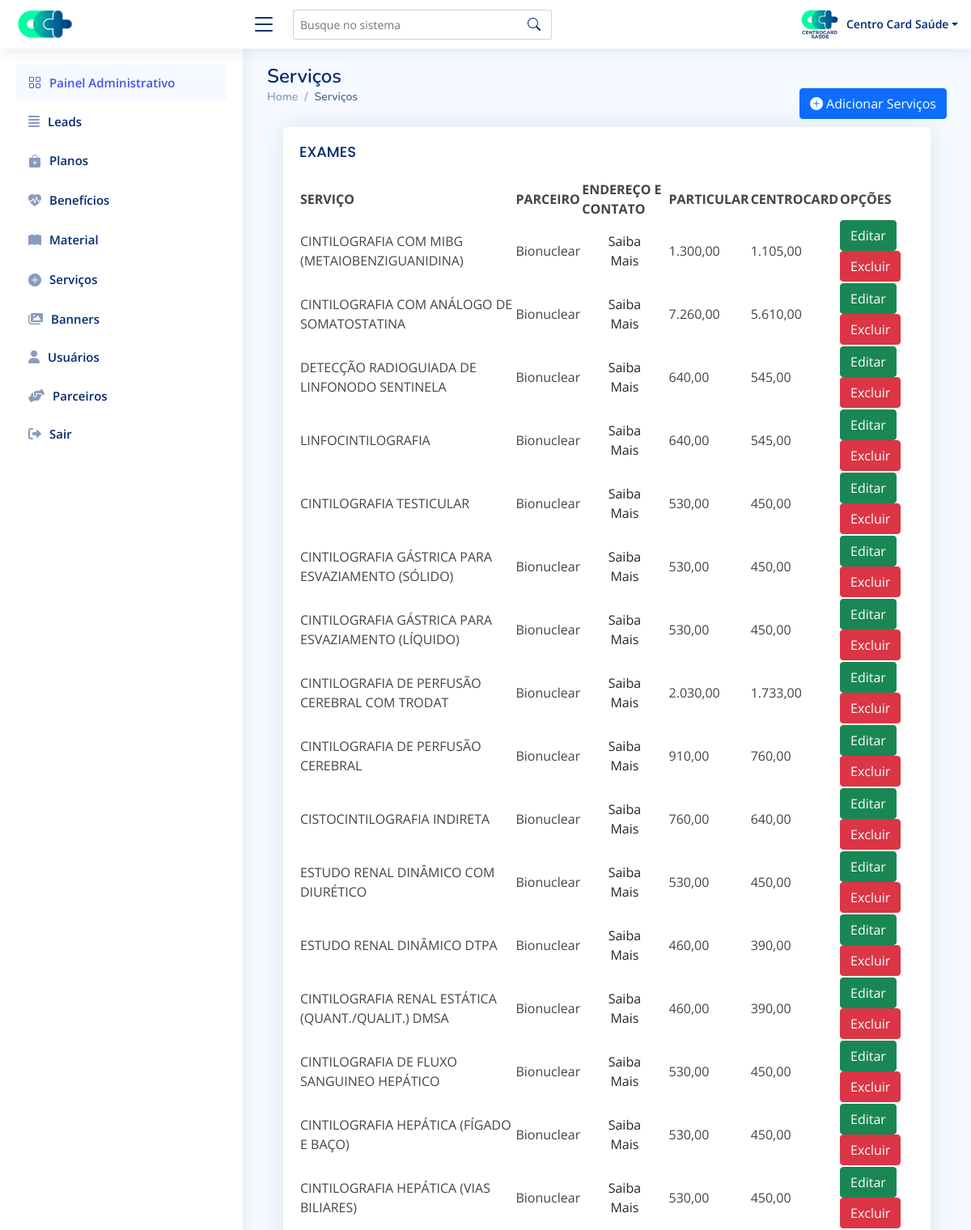
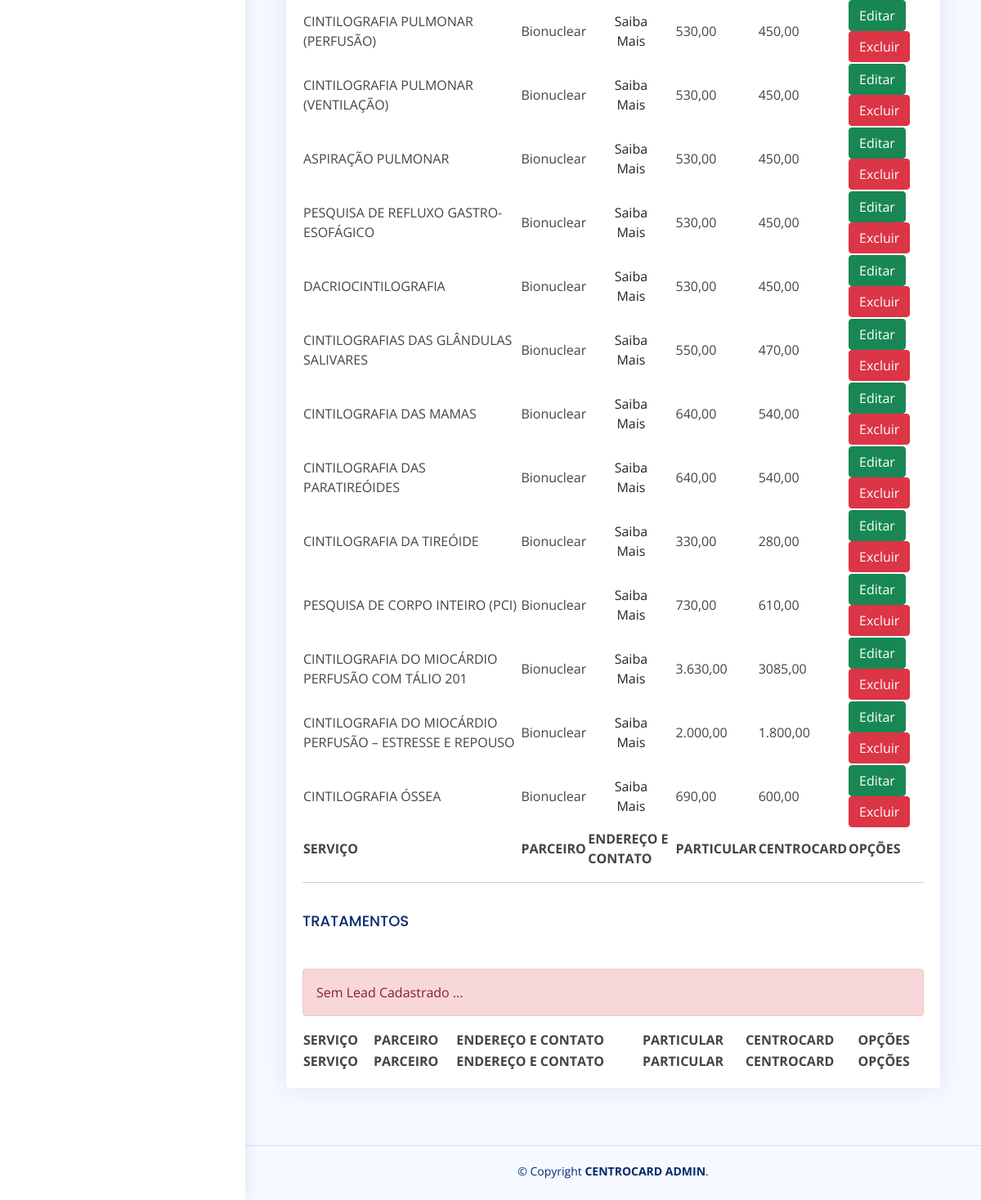
Page /admin/painel-servicos.php (signed in) on the earlier database version (2 pictures, top to bottom).
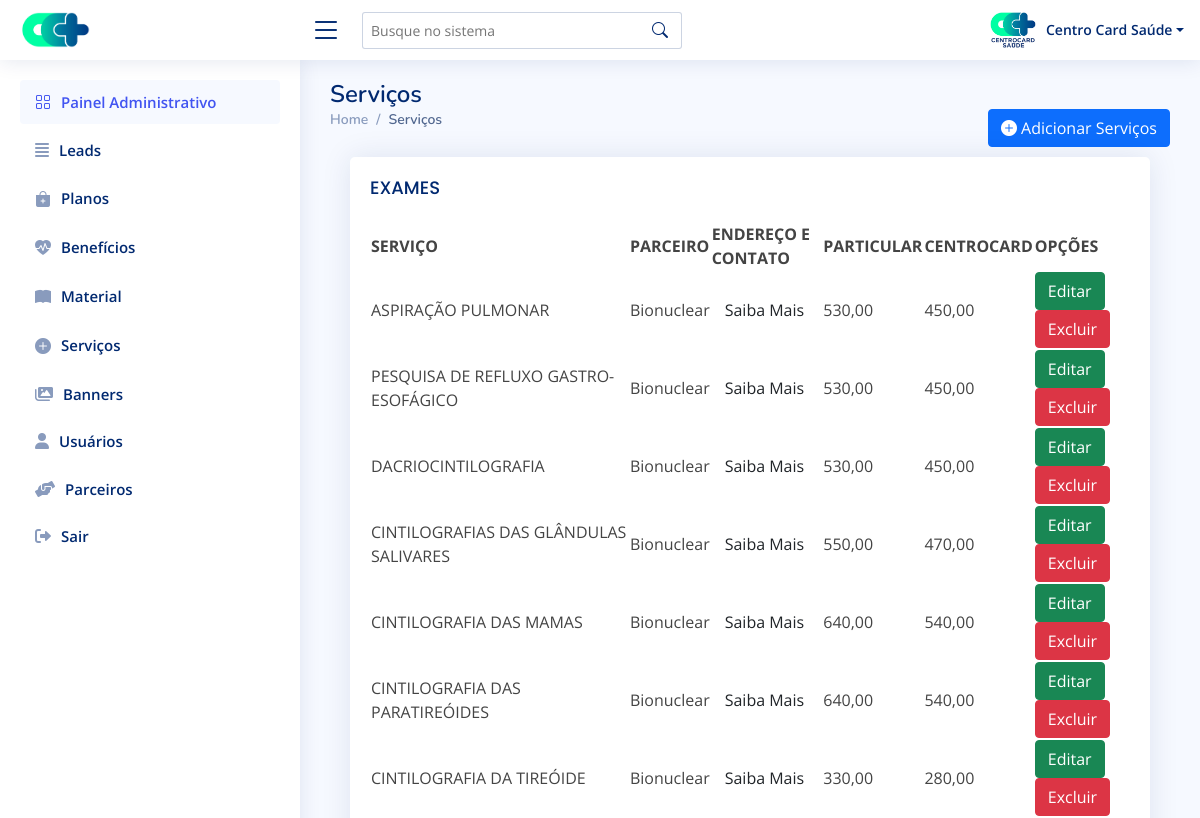
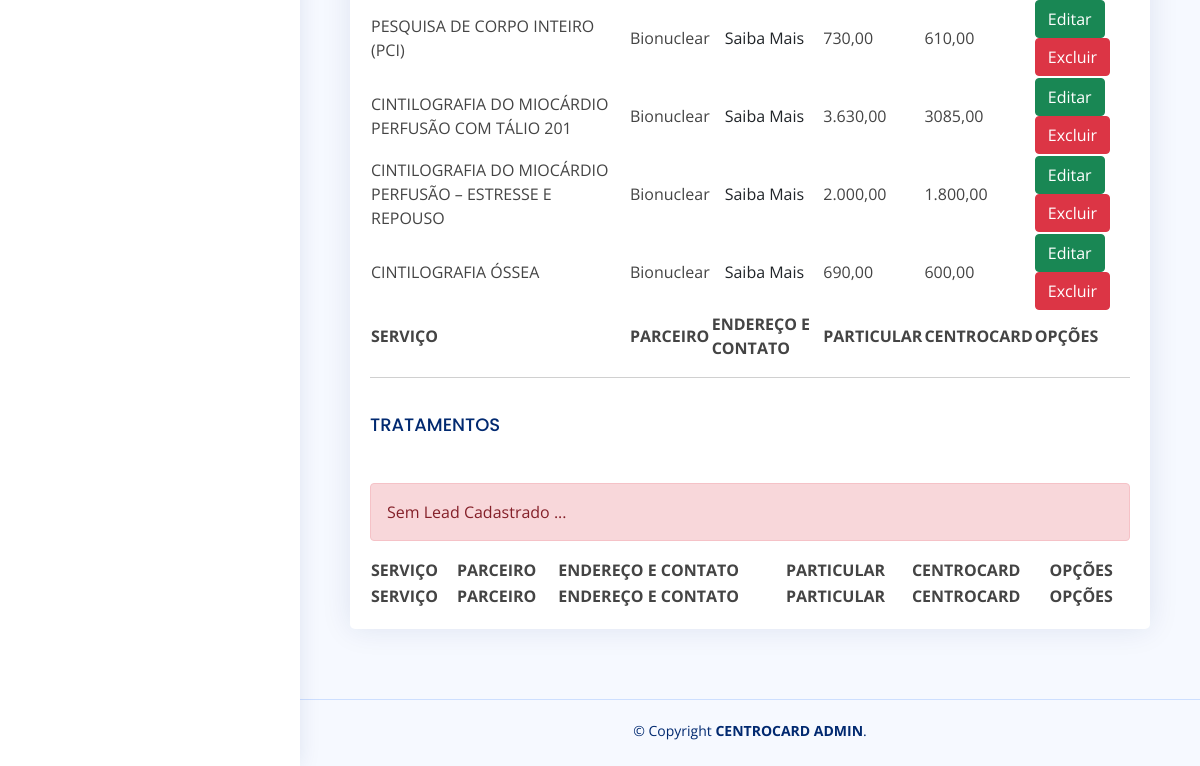
Same page on the later database version (2 pictures, top to bottom).
### tables this page shows
CREATE TABLE `services` (
  `id` int(11) NOT NULL AUTO_INCREMENT,
  `name` varchar(200) DEFAULT NULL,
  `partner` varchar(400) DEFAULT NULL,
  `private` varchar(20) DEFAULT NULL,
  `centrocard` varchar(20) DEFAULT NULL,
  `type` varchar(10) DEFAULT NULL,
  PRIMARY KEY (`id`)
);

### admin/painel-servicos.php (the view, shortened to what this page needs)
<?php
require_once 'dbconfig.php';
?>
<!DOCTYPE html>
<html lang="pt-br">
<head>
    <link rel="stylesheet" href="https://cdnjs.cloudflare.com/ajax/libs/font-awesome/6.0.0-beta3/css/all.min.css" />
    <link href="assets/vendor/bootstrap/css/bootstrap.min.css" rel="stylesheet">
    <link href="assets/vendor/bootstrap-icons/bootstrap-icons.css" rel="stylesheet">
    <link rel="stylesheet" href="https://cdn.jsdelivr.net/npm/bootstrap-icons@1.8.1/font/bootstrap-icons.css">
    <link href="assets/vendor/quill/quill.snow.css" rel="stylesheet">
    <link href="assets/vendor/quill/quill.bubble.css" rel="stylesheet">
    <link href="assets/vendor/remixicon/remixicon.css" rel="stylesheet">
    <link rel="stylesheet" href="https://cdn.datatables.net/1.11.4/css/dataTables.bootstrap5.min.css" />
    <link rel="stylesheet" href="https://cdn.datatables.net/responsive/2.2.9/css/responsive.dataTables.min.css" />
    <link href="assets/css/style.css" rel="stylesheet">
</head>
<body>
    <?php include "components/header.php" ?>
    <?php include "components/sidebar.php" ?>
    <main id="main" class="main">
        <div class="pagetitle">
            <h1>Serviços</h1>
            <div class="d-flex justify-content-between">
                <nav>
                    <ol class="breadcrumb">
                        <li class="breadcrumb-item"><a href="index.php">Home</a></li>
                        <li class="breadcrumb-item active">Serviços</li>
                    </ol>
                </nav>
                <a href="add-servico.php">
                    <button type="submit" name="btnsave" class="btn btn-primary"><i class="bi bi-plus-circle-fill"></i> Adicionar Serviços</button>
                </a>
            </div>
        </div>
        <section class="section card-body">
            <div class="card recent-sales">
                <div class="card-body">
                    <h5 class="card-title">EXAMES</h5>
                    <table id="example" class="display" style="width:100%">
                        <thead>
                            <tr>
                                <th>SERVIÇO</th>
                                <th>PARCEIRO</th>
                                <th>ENDEREÇO E CONTATO</th>
                                <th>PARTICULAR</th>
                                <th>CENTROCARD</th>
                                <th>OPÇÕES</th>
                            </tr>
                        </thead>
                        <tbody>
                            <?php
                            $stmt = $DB_con->prepare("SELECT * FROM services where type='EXAME' ORDER BY id DESC");
                            $stmt->execute();
                            if ($stmt->rowCount() > 0) {
                                while ($row = $stmt->fetch(PDO::FETCH_ASSOC)) {
                                    extract($row);
                            ?>
                                    <tr>
                                        <td><?php echo $name; ?></td>
                                        <td><?php echo $partner; ?></td>
                                        <td>
                                            <a href="#parceiro-<?php echo $partner; ?>" id="popup" class="jsModalTrigger">
                                                <button class="btn-saiba-mais btn" type="button" id="popup" class="jsModalTrigger">
                                                    Saiba Mais
                                                </button>
                                            </a>
                                        </td>
                                        <td><?php echo $private; ?></td>
                                        <td><?php echo $centrocard; ?></td>
                                        <td>
                                            <a href="editar-servico.php?edit_id=<?php echo $row['id']; ?>">
                                                <button type="button" class="btn btn-success">Editar</button>
                                            </a>
                                            <a href="?delete_id=<?php echo $row['id']; ?>">
                                                <button type="button" class="btn btn-danger">Excluir</button>
                                            </a>
                                        </td>
                                    </tr>
                                <?php
                                }
                            }
                            ?>
                        </tbody>
                        <tfoot>
                            <tr>
                                <th>SERVIÇO</th>
                                <th>PARCEIRO</th>
                                <th>ENDEREÇO E CONTATO</th>
                                <th>PARTICULAR</th>
                                <th>CENTROCARD</th>
                                <th>OPÇÕES</th>
                            </tr>
                        </tfoot>
                    </table>
                    <hr>
                    <h5 class="card-title">TRATAMENTOS</h5>
                    <table id="example2" class="display" style="width:100%">
                        <thead>
                            <tr>
                                <th>SERVIÇO</th>
                                <th>PARCEIRO</th>
                                <th>ENDEREÇO E CONTATO</th>
                                <th>PARTICULAR</th>
                                <th>CENTROCARD</th>
                                <th>OPÇÕES</th>
                            </tr>
                        </thead>
                        <tbody>
                            <?php
                            $stmt = $DB_con->prepare("SELECT * FROM services where type='TRATAMENTO' ORDER BY id DESC");
                            $stmt->execute();
                            if ($stmt->rowCount() > 0) {
                                while ($row = $stmt->fetch(PDO::FETCH_ASSOC)) {
                                    extract($row);
                            ?>
                                    <tr>
                                        <td><?php echo $name; ?></td>
                                        <td><?php echo $partner; ?></td>
                                        <td>
                                            <a href="#parceiro-<?php echo $partner; ?>" id="popup" class="jsModalTrigger">
                                                <button class="btn-saiba-mais btn" type="button" id="popup" class="jsModalTrigger">
                                                    Saiba Mais
                                                </button>
                                            </a>
                                        </td>
                                        <td><?php echo $private; ?></td>
                                        <td><?php echo $centrocard; ?></td>
                                        <td>
                                            <a href="editar-servico.php?edit_id=<?php echo $row['id']; ?>">
                                                <button type="button" class="btn btn-success">Editar</button>
                                            </a>
                                            <a href="?delete_id=<?php echo $row['id']; ?>">
                                                <button type="button" class="btn btn-danger">Excluir</button>
                                            </a>
                                        </td>
                                    </tr>
                                <?php
                                }
                            } else {
                                ?>
                                <div class="pt-4 col-xs-12">
                                    <div class="alert alert-danger">
                                        Sem Lead Cadastrado ...
                                    </div>
                                </div>
                            <?php
                            }
                            ?>
                        </tbody>
                        <tfoot>
                            <tr>
                                <th>SERVIÇO</th>
                                <th>PARCEIRO</th>
                                <th>ENDEREÇO E CONTATO</th>
                                <th>PARTICULAR</th>
                                <th>CENTROCARD</th>
                                <th>OPÇÕES</th>
                            </tr>
                        </tfoot>
                    </table>
                </div>
            </div>
        </section>
    </main>
    <?php include "components/footer.php"; ?>
</body>
</html>

### admin/components/header.php (shortened to what this page needs)
 <header id="header" class="header fixed-top d-flex align-items-center">
<div class="d-flex align-items-center justify-content-between">
  <a href="painel-controle.php" class="logo d-flex align-items-center">
    <img src="../assets/img/icon-semfundo.png" alt="" width="70">
  </a>
  <i class="bi bi-list toggle-sidebar-btn"></i>
</div>
<div class="search-bar">
  <form class="search-form d-flex align-items-center" method="POST" action="#">
    <input type="text" name="query" placeholder="Busque no sistema" title="Enter search keyword">
    <button type="submit" title="Search"><i class="bi bi-search"></i></button>
  </form>
</div>
<nav class="header-nav ms-auto">
  <ul class="d-flex align-items-center">
    <li class="nav-item dropdown pe-3">
      <a class="nav-link nav-profile d-flex align-items-center pe-0" href="#" data-bs-toggle="dropdown">
        <img src="./uploads/usuarios/<?php echo $_SESSION['img']; ?>" onerror="this.src='./assets/img/semperfil.png'" alt="Profile" class="rounded">
        <span class="d-none d-md-block dropdown-toggle ps-2"><?php echo $_SESSION['name']; ?></span>
      </a>
    </li>
  </ul>
</nav>
</header>

### admin/components/sidebar.php (shortened to what this page needs)
<aside id="sidebar" class="sidebar">
  <ul class="sidebar-nav" id="sidebar-nav">
    <li class="nav-item">
      <a class="nav-link " href="painel-controle.php">
        <i class="bi bi-grid"></i>
        <span>Painel Administrativo</span>
      </a>
    </li>
    <?php
    if (($_SESSION['type'] == 1) or ($_SESSION['type'] == 2) or ($_SESSION['type'] == 3)) {
    ?>
      <li class="nav-item">
        <a class="nav-link collapsed" href="painel-leads.php">
          <i class="fas fa-align-justify"></i>
          <span>Leads</span>
        </a>
      </li>
      <li class="nav-item">
        <a class="nav-link collapsed" href="painel-planos.php">
          <i class="bi bi-bag-plus-fill"></i>
          <span>Planos</span>
        </a>
      </li>
      <li class="nav-item">
        <a class="nav-link collapsed" href="painel-beneficios.php">
          <i class="bi bi-heart-pulse-fill"></i>
          <span>Benefícios</span>
        </a>
      </li>
      <li class="nav-item">
        <a class="nav-link collapsed" href="#">
          <i class="bi bi-book-fill"></i>
          <span>Material</span>
        </a>
      </li>
    <?php } ?>
    <?php
    if ($_SESSION['type'] == 1) {
    ?>
      <li class="nav-item">
        <a class="nav-link collapsed" href="painel-servicos.php">
          <i class="bi bi-plus-circle-fill"></i>
          <span>Serviços</span>
        </a>
      </li>
      <li class="nav-item">
        <a class="nav-link collapsed" href="painel-banners.php">
          <i class="fas fa-images"></i>
          <span>Banners</span>
        </a>
      </li>
      <li class="nav-item">
        <a class="nav-link collapsed" href="painel-usuarios.php">
          <i class="fas fa-user"></i>
          <span>Usuários</span>
        </a>
      </li>
      <li class="nav-item">
        <a class="nav-link collapsed" href="painel-parceiros.php">
          <i class="fas fa-hands-helping"></i>
          <span>Parceiros</span>
        </a>
      </li>
    <?php } ?>
    <li class="nav-item">
      <a class="nav-link collapsed" href="logout.php">
        <i class="fas fa-sign-out-alt"></i>
        <span>Sair</span>
      </a>
    </li>
  </ul>
</aside>

### admin/components/footer.php
<footer id="footer" class="footer">
  <div class="copyright">
    &copy; Copyright <strong><span>CENTROCARD ADMIN</span></strong>.
  </div>
  <div class="credits">
  </div>
</footer>

### admin/assets/css/style.css (style rules this page uses)
:root { scroll-behavior: smooth; }
body { font-family: "Open Sans", sans-serif; background : #f6f9ff; color : #444444; }
a { color : #4154f1; text-decoration: none; }
h1, h2, h3, h4, h5, h6 { font-family: "Nunito", sans-serif; }
#main { margin-top: 60px; padding : 20px 30px; transition: all 0.3s; }
.pagetitle { margin-bottom: 10px; }
.pagetitle h1 { font-size : 24px; margin-bottom: 0; font-weight : 600; color : #012970; }
.card { margin-bottom: 30px; border : none; border-radius: 5px; box-shadow : 0px 0 30px rgba(1, 41, 112, 0.1); overflow : hidden; }
.card-title { padding : 20px 0 15px 0; font-size : 18px; font-weight: 500; color : #012970; font-family: "Poppins", sans-serif; }
.card-body { padding: 0 20px 20px 20px; }
.breadcrumb { font-size : 14px; font-family: "Nunito", sans-serif; color : #899bbd; font-weight: 600; }
.breadcrumb a { color : #899bbd; transition: 0.3s; }
.breadcrumb .breadcrumb-item::before { color: #899bbd; }
.breadcrumb .active { color : #51678f; font-weight: 600; }
.logo { line-height: 1; }
@media (min-width: 1200px) { .logo { width: 280px; } }
.logo img { max-height : 80px; margin-right: 6px; }
.header { transition : all 0.5s; z-index : 997; height : 60px; box-shadow : 0px 2px 20px rgba(1, 41, 112, 0.1); background-color: #fff; padding-left : 20px; }
.header .toggle-sidebar-btn { font-size : 32px; padding-left: 10px; cursor : pointer; color : #012970; }
.header .search-bar { min-width: 360px; padding : 0 20px; }
.header .search-form { width: 100%; }
.header .search-form input { border : 0; font-size : 14px; color : #012970; border : 1px solid rgba(1, 41, 112, 0.2); padding : 7px 38px 7px 8px; border-radius: 3px; transition : 0.3s; width : 100%; }
.header .search-form button { border : 0; padding : 0; margin-left: -30px; background : none; }
.header .search-form button i { color: #012970; }
.header-nav ul { list-style: none; }
.header-nav>ul { margin : 0; padding: 0; }
.header-nav .nav-profile { color: #012970; }
.header-nav .nav-profile img { max-height: 36px; }
.header-nav .nav-profile span { font-size : 14px; font-weight: 600; }
.sidebar { position : fixed; top : 60px; left : 0; bottom : 0; width : 300px; z-index : 996; transition : all 0.3s; padding : 20px; overflow-y : auto; scrollbar-width : thin; scrollbar-color : #aab7cf transparent; box-shadow : 0px 0px 20px rgba(1, 41, 112, 0.1); background-color: #fff; }
@media (min-width: 1200px) { #main, #footer { margin-left: 300px; } }
.sidebar-nav { padding : 0; margin : 0; list-style: none; }
.sidebar-nav li { padding : 0; margin : 0; list-style: none; }
.sidebar-nav .nav-item { margin-bottom: 5px; }
.sidebar-nav .nav-link { display : flex; align-items : center; font-size : 15px; font-weight : 600; color : #4154f1; transition : 0.3; background : #f6f9ff; padding : 10px 15px; border-radius: 4px; }
.sidebar-nav .nav-link i { font-size : 16px; margin-right: 10px; color : #4154f1; }
.sidebar-nav .nav-link.collapsed { color : #012970; background: #fff; }
.sidebar-nav .nav-link.collapsed i { color: #899bbd; }
.footer { padding : 20px 0; font-size : 14px; transition: all 0.3s; border-top: 1px solid #cddfff; }
.footer .copyright { text-align: center; color : #012970; }
.footer .credits { padding-top: 5px; text-align : center; font-size : 13px; color : #012970; }

Differences in the rows shown:
removed services: name "CINTILOGRAFIA COM MIBG (METAIOBENZIGUANIDINA)", partner "Bionuclear", private "1.300,00", centrocard "1.105,00"
removed services: name "CINTILOGRAFIA COM ANÁLOGO DE SOMATOSTATINA", partner "Bionuclear", private "7.260,00", centrocard "5.610,00"
removed services: name "DETECÇÃO RADIOGUIADA DE LINFONODO SENTINELA", partner "Bionuclear", private "640,00", centrocard "545,00"
removed services: name "LINFOCINTILOGRAFIA", partner "Bionuclear", private "640,00", centrocard "545,00"
removed services: name "CINTILOGRAFIA TESTICULAR", partner "Bionuclear", private "530,00", centrocard "450,00"
removed services: name "CINTILOGRAFIA GÁSTRICA PARA ESVAZIAMENTO (SÓLIDO)", partner "Bionuclear", private "530,00", centrocard "450,00"
removed services: name "CINTILOGRAFIA GÁSTRICA PARA ESVAZIAMENTO (LÍQUIDO)", partner "Bionuclear", private "530,00", centrocard "450,00"
removed services: name "CINTILOGRAFIA DE PERFUSÃO CEREBRAL COM TRODAT", partner "Bionuclear", private "2.030,00", centrocard "1.733,00"
removed services: name "CINTILOGRAFIA DE PERFUSÃO CEREBRAL", partner "Bionuclear", private "910,00", centrocard "760,00"
removed services: name "CISTOCINTILOGRAFIA INDIRETA", partner "Bionuclear", private "760,00", centrocard "640,00"
removed services: name "ESTUDO RENAL DINÂMICO COM DIURÉTICO", partner "Bionuclear", private "530,00", centrocard "450,00"
removed services: name "ESTUDO RENAL DINÂMICO DTPA", partner "Bionuclear", private "460,00", centrocard "390,00"
removed services: name "CINTILOGRAFIA RENAL ESTÁTICA (QUANT./QUALIT.) DMSA", partner "Bionuclear", private "460,00", centrocard "390,00"
removed services: name "CINTILOGRAFIA DE FLUXO SANGUINEO HEPÁTICO", partner "Bionuclear", private "530,00", centrocard "450,00"
removed services: name "CINTILOGRAFIA HEPÁTICA (FÍGADO E BAÇO)", partner "Bionuclear", private "530,00", centrocard "450,00"
removed services: name "CINTILOGRAFIA HEPÁTICA (VIAS BILIARES)", partner "Bionuclear", private "530,00", centrocard "450,00"
removed services: name "CINTILOGRAFIA PULMONAR (PERFUSÃO)", partner "Bionuclear", private "530,00", centrocard "450,00"
removed services: name "CINTILOGRAFIA PULMONAR (VENTILAÇÃO)", partner "Bionuclear", private "530,00", centrocard "450,00"
